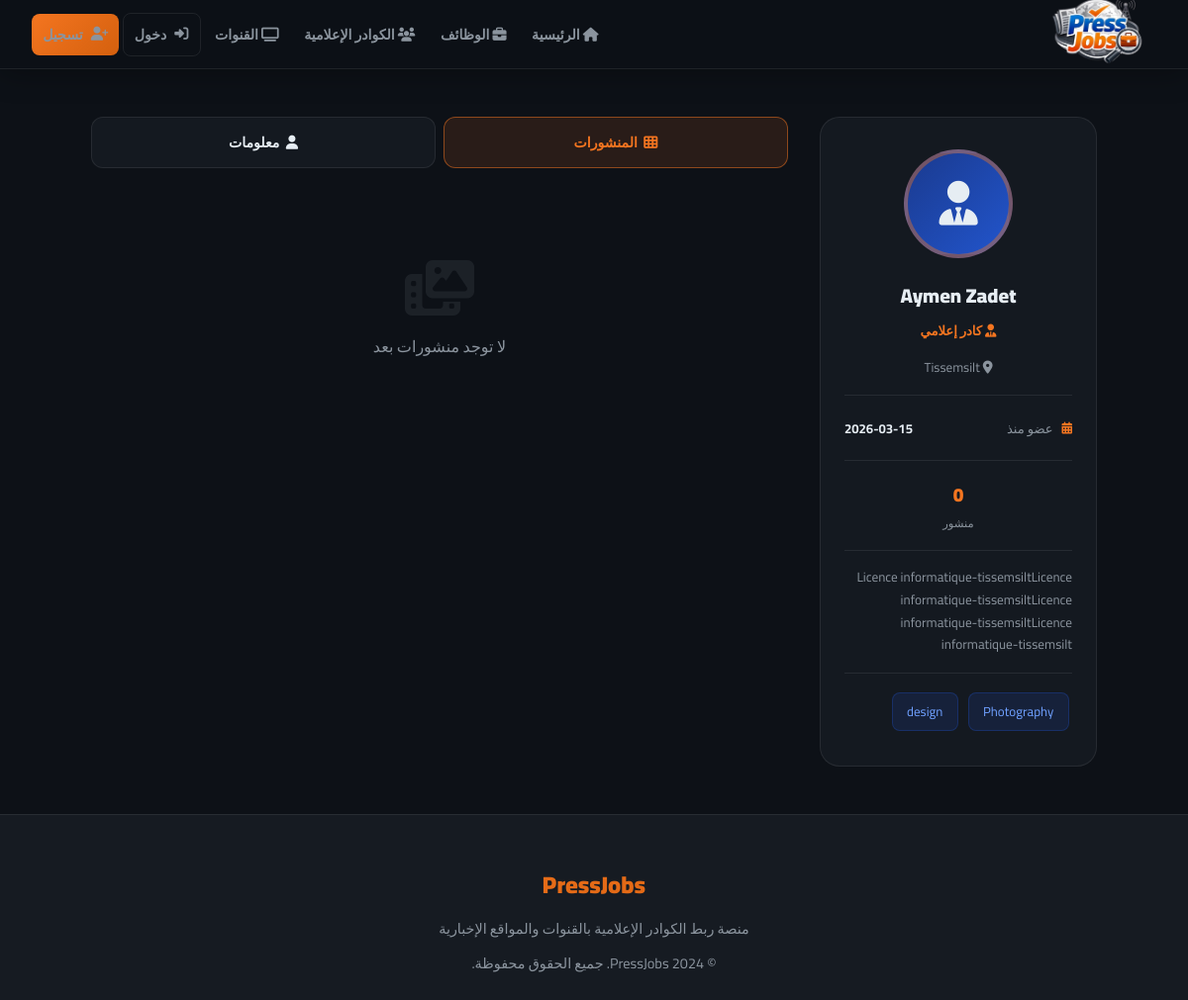
The app's page /profile/12, older data.
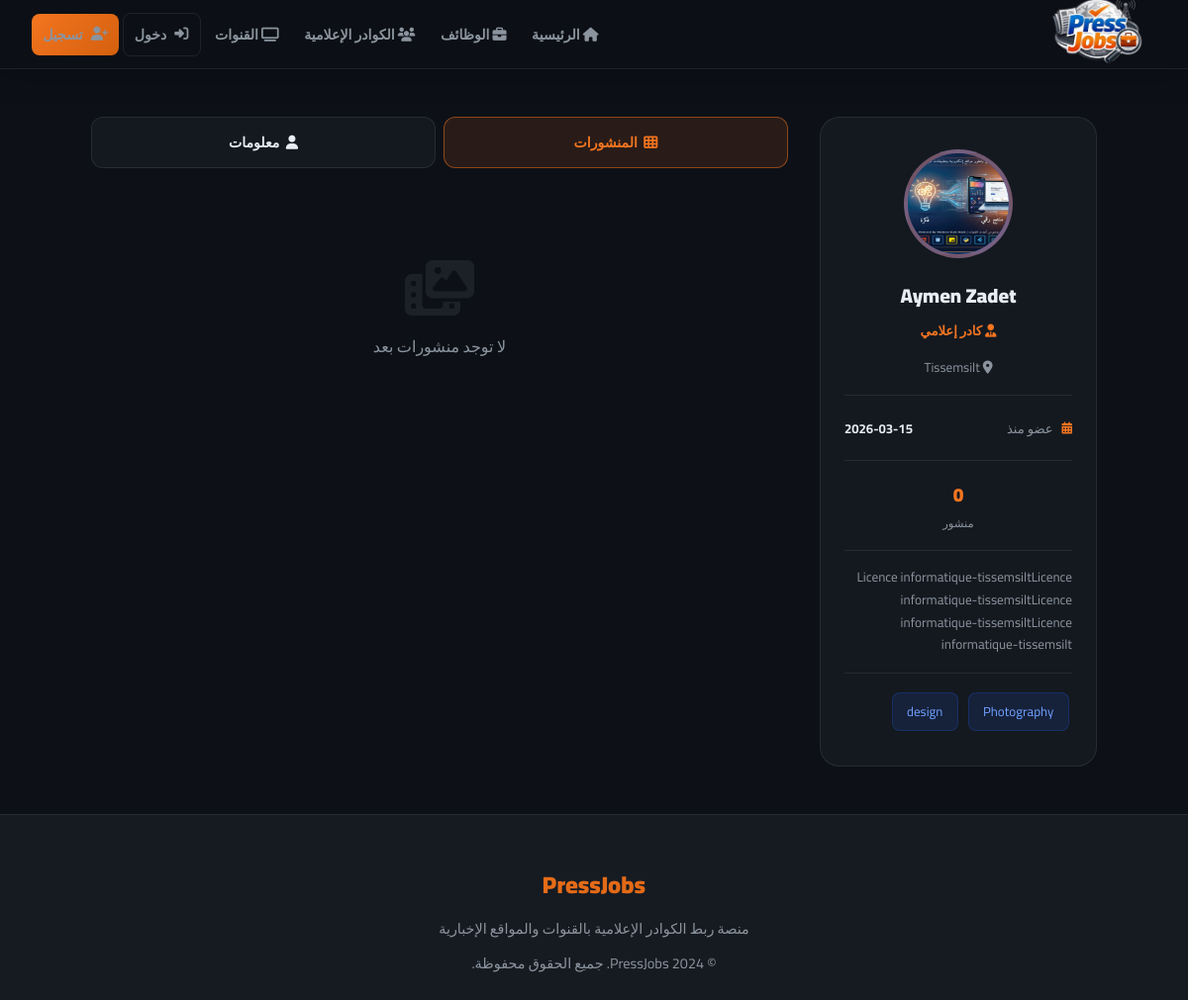
The same page, newer data.
### tables this page shows
CREATE TABLE users (
        id INTEGER PRIMARY KEY AUTOINCREMENT,
        name TEXT NOT NULL,
        email TEXT UNIQUE NOT NULL,
        password TEXT NOT NULL,
        account_type TEXT NOT NULL,
        bio TEXT,
        location TEXT,
        skills TEXT,
        education TEXT,
        experience TEXT,
        profile_image TEXT,
        created_at TEXT DEFAULT CURRENT_TIMESTAMP
    , last_name TEXT, gender TEXT, civil_status TEXT, specialty TEXT, years_experience TEXT, preferred_channels TEXT, extra_skills TEXT, cv_filename TEXT, intro_video TEXT, article_links TEXT, is_admin INTEGER DEFAULT 0, channel_type TEXT, cover_image TEXT);

### app.py (the view, shortened to what this page needs)
@app.route('/profile/<int:user_id>')
def profile(user_id):
    conn = get_db()
    user = conn.execute('SELECT * FROM users WHERE id=?', (user_id,)).fetchone()
    if not user:
        conn.close()
        flash('المستخدم غير موجود', 'error')
        return redirect(url_for('index'))
    posts = conn.execute(
        'SELECT * FROM posts WHERE user_id=? ORDER BY created_at DESC', (user_id,)
    ).fetchall()
    conn.close()
    return render_template('profile.html', user=user, jobs=None, posts=posts)

### app.py (called while the page is built)
def get_db():
    conn = sqlite3.connect(DB_PATH)
    conn.row_factory = sqlite3.Row
    return conn

### templates/profile.html (shortened to what the changed rows need)
{% extends 'base.html' %}
{% block content %}
<div class="profile-layout">
{% set is_owner = session.get('user_id') == user.id %}
    <div class="profile-sidebar">
        <div class="profile-card">
            {% if is_owner %}
            <form method="POST" action="/profile/{{ user.id }}/upload-picture"
                  enctype="multipart/form-data" id="avatar-form">
                <div class="avatar-wrapper" title="انقر لتغيير الصورة">
                    <div class="big-avatar">
                        {% if user.profile_image %}
                        <img src="{{ url_for('static', filename='uploads/' + user.profile_image) }}" alt="{{ user.name }}" id="avatar-preview-img" />
                        {% else %}
                        <i class="fas fa-{% if user.account_type == 'channel' %}tv{% else %}user-tie{% endif %}" id="avatar-icon"></i>
                        {% endif %}
                    </div>
                    <div class="avatar-change-overlay">
                        <i class="fas fa-camera"></i>
                        <span>تغيير الصورة</span>
                    </div>
                    <input type="file" name="profile_image" id="avatar-file-input"
                           accept="image/*" />
                </div>
            </form>
            {% else %}
            <div class="big-avatar" style="margin:0 auto 1.2rem;">
                {% if user.profile_image %}
                <img src="{{ url_for('static', filename='uploads/' + user.profile_image) }}" alt="{{ user.name }}" />
                {% else %}
                <i class="fas fa-{% if user.account_type == 'channel' %}tv{% else %}user-tie{% endif %}"></i>
                {% endif %}
            </div>
            {% endif %}
            <h2>{{ user.name }}{% if user.last_name %} {{ user.last_name }}{% endif %}</h2>
            <div class="role">
                <i class="fas fa-{% if user.account_type == 'channel' %}tv{% else %}user-tie{% endif %}"></i>
                {{ 'قناة إعلامية' if user.account_type == 'channel' else 'كادر إعلامي' }}
            </div>
            {% if user.location %}
            <div class="location"><i class="fas fa-map-marker-alt"></i> {{ user.location }}</div>
            {% endif %}
            <hr class="profile-divider">
            <div class="sidebar-info-list">
                <div class="sidebar-info-item">
                    <span class="sii-label"><i class="fas fa-calendar-alt"></i> عضو منذ</span>
                    <span class="sii-val">{{ user.created_at[:10] }}</span>
                </div>
            </div>
            <hr class="profile-divider">
            <div class="sidebar-stats">
                <div class="stat-item">
                </div>
            </div>
            {% if user.bio %}
            <hr class="profile-divider">
            <p style="color:var(--text-muted);font-size:0.83rem;line-height:1.7;text-align:right">{{ user.bio }}</p>
            {% endif %}
            {% if user.account_type == 'journalist' and user.skills %}
            <hr class="profile-divider">
            <div style="text-align:right">
                {% for skill in user.skills.split(',')[:5] %}
                <span class="skill-chip">{{ skill.strip() }}</span>
                {% endfor %}
            </div>
            {% endif %}
        </div>
    </div>
</div>
{% endblock %}

Row changes from the older to the newer data that the page shows:
changed users "Aymen Zadet": profile_image: picture added
